Frame 1 (no input): blank canvas, image omitted
Frame 60 (the mouse pressed at the canvas centre just before this capture): blank canvas, image omitted
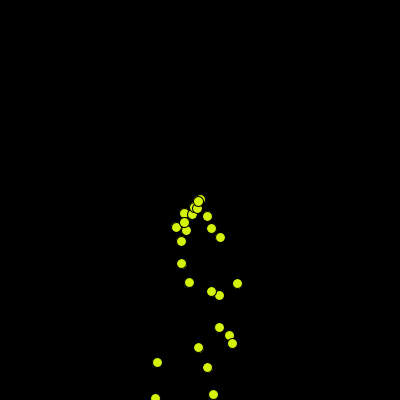
Frame 120 (the mouse held since frame 60 and released just before this capture)

The Processing sketch whose frames 1 and 60 were blank and that drew this single picture after the mouse press (run headless with seeded random() and noise(); from frame 60 on, the mouse is pressed at the canvas centre):

// Processing sketch: version_control_launch_sketch
// ── version_control_launch_sketch.pde
ArrayList<Particle> particles;

void setup(){
 size(400,400);
 particles = new ArrayList<Particle>();
}

void draw(){
  background(0);
  for (int j = 0; j > -particles.size(); j--){
    particles.get(abs(j)).update();
    particles.get(abs(j)).display();
    if (particles.get(abs(j)).position.y >= 400){
      particles.remove((abs(j)));
    }
  }
  if(mousePressed == true) {
    particles.add(new Particle(mouseX, mouseY));
  }
}

// ── particle.pde
class Particle {
  
  PVector position;
  PVector velocity;
  PVector acceleration;
  
  Particle(float x, float y){
    position = new PVector(x, y);
    velocity = new PVector(random(-2, 2), random(-2, 2));
    acceleration = new PVector(0, 0.5);
    fill(random(255),random(255),random(255));
  }
  
  void update(){
    velocity.add(acceleration);
    position.add(velocity);
  }
  
  void display(){
    ellipse(position.x, position.y, 10, 10);
  }
}
